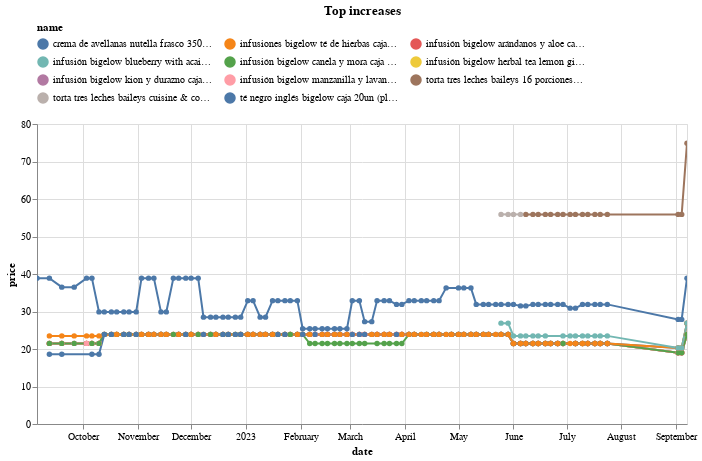

Notebook code for this chart:
### Code cell
(top_changes_abs
 .sort_values('change')
 .tail(10)
 .pipe(plot_changes, 'Top increases')
)

### Figure 1 — Vega-Lite specification as saved in the notebook (floating-point values rounded to 4 significant figures; data arrays with more than 128 entries replaced by an {"elided": "..."} marker saying what was removed)
{"config": {"view": {"continuousWidth": 300, "continuousHeight": 300}, "legend": {"columns": 3, "orient": "top"}}, "data": {"name": "data-4cc2c3e9fe7f889e581eaa4f6090f700"}, "mark": {"type": "line", "point": true}, "encoding": {"color": {"field": "name", "scale": {"domain": ["crema de avellanas nutella frasco 350g (plaza_vea)", "infusiones bigelow té de hierbas caja 20un (plaza_vea)", "infusión bigelow arándanos y aloe caja 18un (plaza_vea)", "infusión bigelow blueberry with acai caja 20un (plaza_vea)", "infusión bigelow canela y mora caja 18un (plaza_vea)", "infusión bigelow herbal tea lemon ginger plus pro caja 18un (plaza_vea)", "infusión bigelow kion y durazno caja 18un (plaza_vea)", "infusión bigelow manzanilla y lavanda caja 18un (plaza_vea)", "torta tres leches baileys 16 porciones (metro)", "torta tres leches baileys cuisine & co 16 porciones (metro)", "té negro inglés bigelow caja 20un (plaza_vea)"]}, "type": "nominal"}, "tooltip": [{"field": "name", "type": "nominal"}, {"field": "price", "type": "quantitative"}, {"field": "last_price", "type": "quantitative"}], "x": {"field": "date", "type": "temporal"}, "y": {"field": "price", "type": "quantitative"}}, "params": [{"name": "param_11", "select": {"type": "point", "fields": ["name"]}, "bind": "legend"}, {"name": "param_12", "select": {"type": "interval", "encodings": ["x", "y"]}, "bind": "scales"}], "title": "Top increases", "transform": [{"filter": {"param": "param_11"}}], "width": 650, "$schema": "https://vega.github.io/schema/vega-lite/v5.14.1.json", "datasets": {"data-4cc2c3e9fe7f889e581eaa4f6090f700": {"elided": "697 records"}}}
